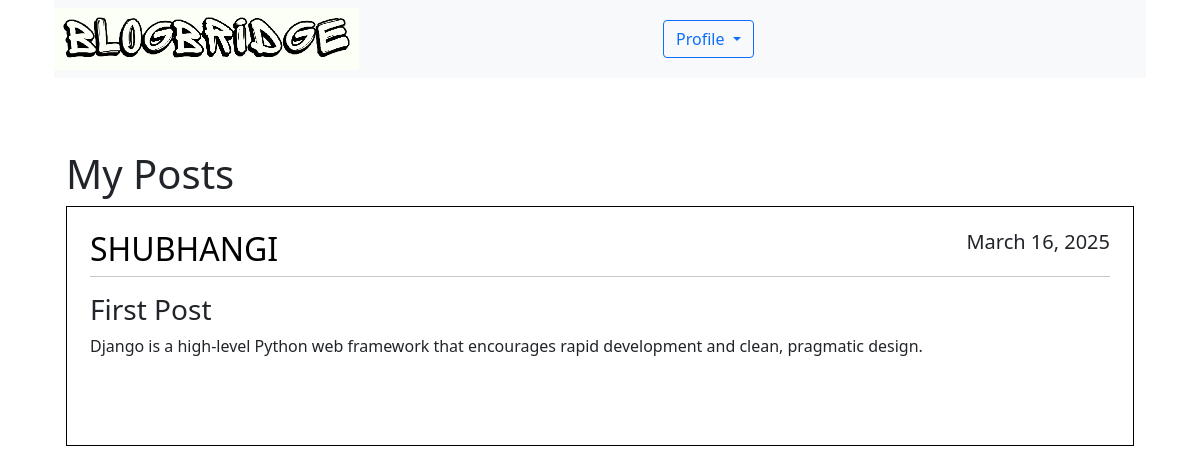
The page /mypost/ (signed in) on the database its author committed.
### blog/models.py (models this page shows, shortened)
class Posts(models.Model):
    title= models.CharField(max_length=100)
    content =models.TextField()
    date_posted= models.DateTimeField(default=timezone.now)
    author = models.ForeignKey(User, on_delete=models.CASCADE)

### blog/views.py (the view)
# urls.py: path('mypost/', views.myPost, name='my-post'),
def myPost(request):
    context = {
        'posts': Posts.objects.filter(author=request.user)
    }
    return render(request, 'blog/mypost.html', context)

### blog/templates/blog/mypost.html (shortened to what this page needs)
{% extends 'blog/base.html' %}
{% block content %}
{% load static %}
<div class="container custom-container">
    <nav class="navbar navbar-expand-lg navbar-light bg-light w-100">
        <div class="collapse navbar-collapse" id="navbarSupportedContent">
            <ul class="navbar-nav mr-auto ">
                <li><a href="/home"><img class="w-50 " src="{% static 'image/pho.png' %}" alt=""></a></li>
            </ul>
            <form class="form-inline my-2 my-lg-0">
                <div class="dropdown">
                    <button class="btn btn-outline-primary dropdown-toggle" type="button" id="dropdownMenuButton"
                        data-toggle="dropdown" aria-haspopup="true" aria-expanded="false">
                        Profile
                    </button>
                </div>
            </form>
        </div>
    </nav>
    <br><br>
    <br>
    <div class="container custom-container" style="max-width: 1350px; ">
        <h1>My Posts </h1>
        {% for post in posts %}
        <article class="media content-section">
            <div class="media-body" style="border: 1px solid black; padding: 23px; margin-bottom: 10px;">
                <div class="article-metadata">
                    <h2 class="text-uppercase" style="text-align:left;float:left; color: #000000;">{{ post.author }}</h2>
                    <h5 style="text-align:right;float:right;">{{ post.date_posted|date:"F d, Y" }}</h5>
                    <hr style="clear:both;" />
                </div>
                <h3>{{ post.title }}</h3>
                <p class="article-content">{{ post.content }}</p>
                <br><br>
            </div>
        </article>
        {% endfor %}
    </div>
</div>
{% endblock %}

### rows shown on the page
Posts: author "SHUBHANGI", date_posted "March 16, 2025", title "First Post", content "Django is a high-level Python web framework that encourages rapid development and clean, pragmatic design."
